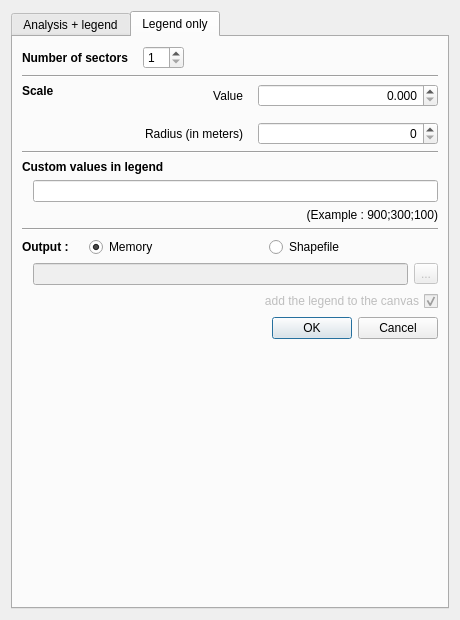
<?xml version="1.0" encoding="UTF-8"?>
<ui version="4.0">
 <class>ProportionalCircles</class>
 <widget class="QDialog" name="ProportionalCircles">
  <property name="geometry">
   <rect>
    <x>0</x>
    <y>0</y>
    <width>460</width>
    <height>620</height>
   </rect>
  </property>
  <property name="sizePolicy">
   <sizepolicy hsizetype="Minimum" vsizetype="Minimum">
    <horstretch>0</horstretch>
    <verstretch>0</verstretch>
   </sizepolicy>
  </property>
  <property name="minimumSize">
   <size>
    <width>460</width>
    <height>620</height>
   </size>
  </property>
  <property name="maximumSize">
   <size>
    <width>2000</width>
    <height>2000</height>
   </size>
  </property>
  <property name="windowTitle">
   <string>Proportional circles</string>
  </property>
  <layout class="QVBoxLayout" name="verticalLayout_10">
   <item>
    <widget class="QTabWidget" name="tabWidget">
     <property name="layoutDirection">
      <enum>Qt::LeftToRight</enum>
     </property>
     <property name="autoFillBackground">
      <bool>false</bool>
     </property>
     <property name="tabShape">
      <enum>QTabWidget::Rounded</enum>
     </property>
     <property name="currentIndex">
      <number>1</number>
     </property>
     <widget class="QWidget" name="tab">
      <property name="enabled">
       <bool>true</bool>
      </property>
      <attribute name="title">
       <string>Analysis + legend</string>
      </attribute>
      <layout class="QVBoxLayout" name="verticalLayout_8">
       <item>
        <layout class="QHBoxLayout" name="horizontalLayout">
         <property name="spacing">
          <number>40</number>
         </property>
         <property name="rightMargin">
          <number>0</number>
         </property>
         <item>
          <widget class="QLabel" name="label">
           <property name="sizePolicy">
            <sizepolicy hsizetype="Minimum" vsizetype="Preferred">
             <horstretch>0</horstretch>
             <verstretch>0</verstretch>
            </sizepolicy>
           </property>
           <property name="font">
            <font>
             <weight>75</weight>
             <bold>true</bold>
            </font>
           </property>
           <property name="text">
            <string>Layer</string>
           </property>
          </widget>
         </item>
         <item>
          <widget class="QComboBox" name="inputLayer">
           <property name="sizePolicy">
            <sizepolicy hsizetype="Expanding" vsizetype="Fixed">
             <horstretch>0</horstretch>
             <verstretch>0</verstretch>
            </sizepolicy>
           </property>
           <property name="toolTip">
            <string/>
           </property>
           <property name="whatsThis">
            <string/>
           </property>
          </widget>
         </item>
        </layout>
       </item>
       <item>
        <layout class="QHBoxLayout" name="horizontalLayout_13">
         <property name="spacing">
          <number>7</number>
         </property>
         <property name="leftMargin">
          <number>11</number>
         </property>
         <property name="rightMargin">
          <number>0</number>
         </property>
         <item>
          <layout class="QVBoxLayout" name="availAttributesLayout">
           <item>
            <widget class="QLabel" name="label_12">
             <property name="text">
              <string>Available attributes</string>
             </property>
            </widget>
           </item>
           <item>
            <widget class="QListWidget" name="availableAttributes"/>
           </item>
          </layout>
         </item>
         <item>
          <layout class="QVBoxLayout" name="attributeButtonLayout">
           <property name="spacing">
            <number>5</number>
           </property>
           <property name="leftMargin">
            <number>0</number>
           </property>
           <property name="topMargin">
            <number>25</number>
           </property>
           <item>
            <spacer name="verticalSpacer">
             <property name="orientation">
              <enum>Qt::Vertical</enum>
             </property>
             <property name="sizeType">
              <enum>QSizePolicy::Expanding</enum>
             </property>
             <property name="sizeHint" stdset="0">
              <size>
               <width>15</width>
               <height>0</height>
              </size>
             </property>
            </spacer>
           </item>
           <item>
            <widget class="QPushButton" name="btnAdd">
             <property name="sizePolicy">
              <sizepolicy hsizetype="Fixed" vsizetype="Fixed">
               <horstretch>0</horstretch>
               <verstretch>0</verstretch>
              </sizepolicy>
             </property>
             <property name="text">
              <string/>
             </property>
             <property name="icon">
              <iconset>
               <normaloff>:/images/themes/default/symbologyAdd.png</normaloff>:/images/themes/default/symbologyAdd.png</iconset>
             </property>
            </widget>
           </item>
           <item>
            <widget class="QPushButton" name="btnRemove">
             <property name="sizePolicy">
              <sizepolicy hsizetype="Fixed" vsizetype="Fixed">
               <horstretch>0</horstretch>
               <verstretch>0</verstretch>
              </sizepolicy>
             </property>
             <property name="text">
              <string/>
             </property>
             <property name="icon">
              <iconset>
               <normaloff>:/images/themes/default/symbologyRemove.png</normaloff>:/images/themes/default/symbologyRemove.png</iconset>
             </property>
            </widget>
           </item>
           <item>
            <spacer name="verticalSpacer_5">
             <property name="orientation">
              <enum>Qt::Vertical</enum>
             </property>
             <property name="sizeType">
              <enum>QSizePolicy::Expanding</enum>
             </property>
             <property name="sizeHint" stdset="0">
              <size>
               <width>15</width>
               <height>0</height>
              </size>
             </property>
            </spacer>
           </item>
          </layout>
         </item>
         <item>
          <layout class="QVBoxLayout" name="assignedAttributesLayout">
           <item>
            <widget class="QLabel" name="Assigened">
             <property name="text">
              <string>Selected attributes</string>
             </property>
            </widget>
           </item>
           <item>
            <widget class="QListWidget" name="selectedAttributes"/>
           </item>
          </layout>
         </item>
        </layout>
       </item>
       <item>
        <widget class="QCheckBox" name="selectedFeatures">
         <property name="toolTip">
          <string>Extend the analysis to the hole layer if selected features</string>
         </property>
         <property name="layoutDirection">
          <enum>Qt::RightToLeft</enum>
         </property>
         <property name="text">
          <string>Extended analysis</string>
         </property>
        </widget>
       </item>
       <item>
        <widget class="QFrame" name="frame_3">
         <property name="frameShape">
          <enum>QFrame::NoFrame</enum>
         </property>
         <property name="frameShadow">
          <enum>QFrame::Plain</enum>
         </property>
         <layout class="QVBoxLayout" name="verticalLayout_6">
          <property name="topMargin">
           <number>0</number>
          </property>
          <property name="rightMargin">
           <number>0</number>
          </property>
          <property name="bottomMargin">
           <number>0</number>
          </property>
         </layout>
        </widget>
       </item>
       <item>
        <widget class="Line" name="line_2">
         <property name="orientation">
          <enum>Qt::Horizontal</enum>
         </property>
        </widget>
       </item>
       <item>
        <widget class="QFrame" name="frame">
         <property name="frameShape">
          <enum>QFrame::NoFrame</enum>
         </property>
         <property name="frameShadow">
          <enum>QFrame::Raised</enum>
         </property>
         <layout class="QVBoxLayout" name="verticalLayout_2">
          <property name="topMargin">
           <number>0</number>
          </property>
          <property name="rightMargin">
           <number>0</number>
          </property>
          <property name="bottomMargin">
           <number>0</number>
          </property>
          <item>
           <widget class="QRadioButton" name="autoScale">
            <property name="font">
             <font>
              <weight>75</weight>
              <bold>true</bold>
             </font>
            </property>
            <property name="toolTip">
             <string>Proportional to the area of a reference polygon-layer</string>
            </property>
            <property name="text">
             <string>Automatic scale</string>
            </property>
            <property name="checked">
             <bool>true</bool>
            </property>
           </widget>
          </item>
          <item>
           <layout class="QHBoxLayout" name="horizontalLayout_6">
            <property name="spacing">
             <number>15</number>
            </property>
            <property name="leftMargin">
             <number>20</number>
            </property>
            <item>
             <widget class="QLabel" name="label_11">
              <property name="sizePolicy">
               <sizepolicy hsizetype="Minimum" vsizetype="Preferred">
                <horstretch>0</horstretch>
                <verstretch>0</verstretch>
               </sizepolicy>
              </property>
              <property name="text">
               <string>Reference layer</string>
              </property>
              <property name="alignment">
               <set>Qt::AlignRight|Qt::AlignTrailing|Qt::AlignVCenter</set>
              </property>
             </widget>
            </item>
            <item>
             <widget class="QComboBox" name="analysisLayer">
              <property name="sizePolicy">
               <sizepolicy hsizetype="Expanding" vsizetype="Fixed">
                <horstretch>0</horstretch>
                <verstretch>0</verstretch>
               </sizepolicy>
              </property>
             </widget>
            </item>
           </layout>
          </item>
          <item>
           <widget class="QRadioButton" name="customScale">
            <property name="font">
             <font>
              <weight>75</weight>
              <bold>true</bold>
             </font>
            </property>
            <property name="text">
             <string>Custom scale</string>
            </property>
           </widget>
          </item>
          <item>
           <layout class="QHBoxLayout" name="horizontalLayout_11">
            <property name="spacing">
             <number>15</number>
            </property>
            <property name="leftMargin">
             <number>20</number>
            </property>
            <item>
             <widget class="QLabel" name="label_5">
              <property name="enabled">
               <bool>false</bool>
              </property>
              <property name="sizePolicy">
               <sizepolicy hsizetype="Maximum" vsizetype="Preferred">
                <horstretch>0</horstretch>
                <verstretch>0</verstretch>
               </sizepolicy>
              </property>
              <property name="text">
               <string>Value</string>
              </property>
              <property name="alignment">
               <set>Qt::AlignRight|Qt::AlignTrailing|Qt::AlignVCenter</set>
              </property>
             </widget>
            </item>
            <item>
             <widget class="QDoubleSpinBox" name="maxCustomValue">
              <property name="enabled">
               <bool>false</bool>
              </property>
              <property name="alignment">
               <set>Qt::AlignRight|Qt::AlignTrailing|Qt::AlignVCenter</set>
              </property>
              <property name="decimals">
               <number>3</number>
              </property>
              <property name="maximum">
               <double>999999999.000000000000000</double>
              </property>
             </widget>
            </item>
            <item>
             <widget class="QLabel" name="label_4">
              <property name="enabled">
               <bool>false</bool>
              </property>
              <property name="sizePolicy">
               <sizepolicy hsizetype="Maximum" vsizetype="Preferred">
                <horstretch>0</horstretch>
                <verstretch>0</verstretch>
               </sizepolicy>
              </property>
              <property name="text">
               <string>Radius (in meters)</string>
              </property>
              <property name="alignment">
               <set>Qt::AlignRight|Qt::AlignTrailing|Qt::AlignVCenter</set>
              </property>
             </widget>
            </item>
            <item>
             <widget class="QDoubleSpinBox" name="maxCustomRadius">
              <property name="enabled">
               <bool>false</bool>
              </property>
              <property name="maximumSize">
               <size>
                <width>16777215</width>
                <height>16777215</height>
               </size>
              </property>
              <property name="alignment">
               <set>Qt::AlignRight|Qt::AlignTrailing|Qt::AlignVCenter</set>
              </property>
              <property name="prefix">
               <string/>
              </property>
              <property name="decimals">
               <number>0</number>
              </property>
              <property name="maximum">
               <double>999999999.000000000000000</double>
              </property>
             </widget>
            </item>
           </layout>
          </item>
         </layout>
         <zorder>autoScale</zorder>
         <zorder>autoScale</zorder>
         <zorder></zorder>
         <zorder></zorder>
         <zorder>customScale</zorder>
        </widget>
       </item>
       <item>
        <widget class="Line" name="line_4">
         <property name="orientation">
          <enum>Qt::Horizontal</enum>
         </property>
        </widget>
       </item>
       <item>
        <layout class="QHBoxLayout" name="horizontalLayout_7">
         <property name="rightMargin">
          <number>0</number>
         </property>
         <item>
          <widget class="QLabel" name="label_7">
           <property name="font">
            <font>
             <weight>75</weight>
             <bold>true</bold>
            </font>
           </property>
           <property name="text">
            <string>Custom values in legend</string>
           </property>
           <property name="alignment">
            <set>Qt::AlignLeading|Qt::AlignLeft|Qt::AlignVCenter</set>
           </property>
          </widget>
         </item>
         <item>
          <widget class="QLabel" name="label_9">
           <property name="layoutDirection">
            <enum>Qt::LeftToRight</enum>
           </property>
           <property name="text">
            <string>     (Example : 900;300;100)</string>
           </property>
           <property name="alignment">
            <set>Qt::AlignRight|Qt::AlignTrailing|Qt::AlignVCenter</set>
           </property>
          </widget>
         </item>
        </layout>
       </item>
       <item>
        <widget class="QFrame" name="frame_2">
         <property name="frameShape">
          <enum>QFrame::NoFrame</enum>
         </property>
         <property name="frameShadow">
          <enum>QFrame::Plain</enum>
         </property>
         <layout class="QHBoxLayout" name="horizontalLayout_5">
          <property name="topMargin">
           <number>0</number>
          </property>
          <property name="rightMargin">
           <number>0</number>
          </property>
          <property name="bottomMargin">
           <number>0</number>
          </property>
          <item>
           <widget class="QLineEdit" name="legendCustomValues">
            <property name="toolTip">
             <string>Automatic values if empty (max;max/3;max/9)</string>
            </property>
           </widget>
          </item>
         </layout>
        </widget>
       </item>
       <item>
        <widget class="Line" name="line">
         <property name="orientation">
          <enum>Qt::Horizontal</enum>
         </property>
        </widget>
       </item>
       <item>
        <widget class="QFrame" name="frame_4">
         <property name="sizePolicy">
          <sizepolicy hsizetype="Preferred" vsizetype="Minimum">
           <horstretch>0</horstretch>
           <verstretch>0</verstretch>
          </sizepolicy>
         </property>
         <property name="frameShape">
          <enum>QFrame::NoFrame</enum>
         </property>
         <property name="frameShadow">
          <enum>QFrame::Plain</enum>
         </property>
         <layout class="QHBoxLayout" name="horizontalLayout_14">
          <property name="spacing">
           <number>20</number>
          </property>
          <property name="leftMargin">
           <number>0</number>
          </property>
          <property name="topMargin">
           <number>0</number>
          </property>
          <property name="bottomMargin">
           <number>0</number>
          </property>
          <item>
           <widget class="QLabel" name="label_10">
            <property name="font">
             <font>
              <weight>75</weight>
              <bold>true</bold>
             </font>
            </property>
            <property name="text">
             <string>Output :</string>
            </property>
           </widget>
          </item>
          <item>
           <widget class="QRadioButton" name="memoryOutput">
            <property name="sizePolicy">
             <sizepolicy hsizetype="MinimumExpanding" vsizetype="Fixed">
              <horstretch>0</horstretch>
              <verstretch>0</verstretch>
             </sizepolicy>
            </property>
            <property name="text">
             <string>Memory</string>
            </property>
            <property name="checked">
             <bool>true</bool>
            </property>
           </widget>
          </item>
          <item>
           <widget class="QRadioButton" name="shapefileOutput">
            <property name="sizePolicy">
             <sizepolicy hsizetype="MinimumExpanding" vsizetype="Fixed">
              <horstretch>0</horstretch>
              <verstretch>0</verstretch>
             </sizepolicy>
            </property>
            <property name="text">
             <string>Shapefile</string>
            </property>
            <property name="checked">
             <bool>false</bool>
            </property>
           </widget>
          </item>
         </layout>
        </widget>
       </item>
       <item>
        <layout class="QHBoxLayout" name="horizontalLayout_8">
         <property name="leftMargin">
          <number>11</number>
         </property>
         <property name="rightMargin">
          <number>0</number>
         </property>
         <item>
          <layout class="QVBoxLayout" name="verticalLayout_5">
           <item>
            <widget class="QLabel" name="label_3">
             <property name="enabled">
              <bool>false</bool>
             </property>
             <property name="text">
              <string>Circles</string>
             </property>
            </widget>
           </item>
           <item>
            <widget class="QLabel" name="label_8">
             <property name="enabled">
              <bool>false</bool>
             </property>
             <property name="text">
              <string>Legend</string>
             </property>
            </widget>
           </item>
          </layout>
         </item>
         <item>
          <layout class="QHBoxLayout" name="horizontalLayout_9">
           <item>
            <layout class="QVBoxLayout" name="verticalLayout_4">
             <item>
              <layout class="QHBoxLayout" name="horizontalLayout_3">
               <item>
                <widget class="QLineEdit" name="circlesFileName">
                 <property name="enabled">
                  <bool>false</bool>
                 </property>
                 <property name="readOnly">
                  <bool>true</bool>
                 </property>
                </widget>
               </item>
               <item>
                <widget class="QToolButton" name="selectFileName">
                 <property name="enabled">
                  <bool>false</bool>
                 </property>
                 <property name="text">
                  <string>...</string>
                 </property>
                </widget>
               </item>
              </layout>
             </item>
             <item>
              <widget class="QLineEdit" name="legendFileName">
               <property name="enabled">
                <bool>false</bool>
               </property>
               <property name="readOnly">
                <bool>true</bool>
               </property>
              </widget>
             </item>
            </layout>
           </item>
          </layout>
         </item>
        </layout>
       </item>
       <item>
        <widget class="QCheckBox" name="addCanevas">
         <property name="enabled">
          <bool>false</bool>
         </property>
         <property name="layoutDirection">
          <enum>Qt::RightToLeft</enum>
         </property>
         <property name="text">
          <string>add the layers to the canvas</string>
         </property>
         <property name="checked">
          <bool>true</bool>
         </property>
        </widget>
       </item>
       <item>
        <widget class="QDialogButtonBox" name="buttonBox">
         <property name="standardButtons">
          <set>QDialogButtonBox::Cancel|QDialogButtonBox::Ok</set>
         </property>
        </widget>
       </item>
      </layout>
      <zorder>line_4</zorder>
      <zorder>line</zorder>
      <zorder>buttonBox</zorder>
      <zorder>frame</zorder>
      <zorder></zorder>
      <zorder></zorder>
      <zorder></zorder>
      <zorder></zorder>
      <zorder>frame_2</zorder>
      <zorder>line_2</zorder>
      <zorder>frame_3</zorder>
      <zorder></zorder>
      <zorder>frame_4</zorder>
      <zorder>addCanevas</zorder>
      <zorder>selectedFeatures</zorder>
     </widget>
     <widget class="QWidget" name="tab_2">
      <attribute name="title">
       <string>Legend only</string>
      </attribute>
      <layout class="QVBoxLayout" name="verticalLayout_7">
       <item>
        <layout class="QHBoxLayout" name="horizontalLayout_15">
         <property name="spacing">
          <number>15</number>
         </property>
         <item>
          <widget class="QLabel" name="label_16">
           <property name="sizePolicy">
            <sizepolicy hsizetype="Minimum" vsizetype="Minimum">
             <horstretch>0</horstretch>
             <verstretch>0</verstretch>
            </sizepolicy>
           </property>
           <property name="font">
            <font>
             <weight>75</weight>
             <bold>true</bold>
            </font>
           </property>
           <property name="text">
            <string>Number of sectors</string>
           </property>
          </widget>
         </item>
         <item>
          <widget class="QSpinBox" name="legendOnlyNbSector">
           <property name="sizePolicy">
            <sizepolicy hsizetype="Minimum" vsizetype="Fixed">
             <horstretch>0</horstretch>
             <verstretch>0</verstretch>
            </sizepolicy>
           </property>
           <property name="minimum">
            <number>1</number>
           </property>
          </widget>
         </item>
         <item>
          <spacer name="horizontalSpacer_2">
           <property name="orientation">
            <enum>Qt::Horizontal</enum>
           </property>
           <property name="sizeType">
            <enum>QSizePolicy::MinimumExpanding</enum>
           </property>
           <property name="sizeHint" stdset="0">
            <size>
             <width>20</width>
             <height>20</height>
            </size>
           </property>
          </spacer>
         </item>
        </layout>
       </item>
       <item>
        <widget class="Line" name="line_7">
         <property name="orientation">
          <enum>Qt::Horizontal</enum>
         </property>
        </widget>
       </item>
       <item>
        <layout class="QHBoxLayout" name="horizontalLayout_12">
         <property name="spacing">
          <number>15</number>
         </property>
         <property name="rightMargin">
          <number>0</number>
         </property>
         <item>
          <widget class="QLabel" name="label_2">
           <property name="font">
            <font>
             <weight>75</weight>
             <bold>true</bold>
            </font>
           </property>
           <property name="text">
            <string>Scale</string>
           </property>
           <property name="alignment">
            <set>Qt::AlignLeading|Qt::AlignLeft|Qt::AlignTop</set>
           </property>
          </widget>
         </item>
         <item>
          <layout class="QVBoxLayout" name="verticalLayout">
           <item>
            <layout class="QHBoxLayout" name="horizontalLayout_2">
             <property name="spacing">
              <number>15</number>
             </property>
             <item>
              <widget class="QLabel" name="label_6">
               <property name="enabled">
                <bool>true</bool>
               </property>
               <property name="sizePolicy">
                <sizepolicy hsizetype="MinimumExpanding" vsizetype="Preferred">
                 <horstretch>0</horstretch>
                 <verstretch>0</verstretch>
                </sizepolicy>
               </property>
               <property name="text">
                <string>Value</string>
               </property>
               <property name="alignment">
                <set>Qt::AlignRight|Qt::AlignTrailing|Qt::AlignVCenter</set>
               </property>
              </widget>
             </item>
             <item>
              <widget class="QDoubleSpinBox" name="legendOnlyMaxCustomValue">
               <property name="enabled">
                <bool>true</bool>
               </property>
               <property name="sizePolicy">
                <sizepolicy hsizetype="Fixed" vsizetype="Preferred">
                 <horstretch>180</horstretch>
                 <verstretch>0</verstretch>
                </sizepolicy>
               </property>
               <property name="minimumSize">
                <size>
                 <width>180</width>
                 <height>0</height>
                </size>
               </property>
               <property name="maximumSize">
                <size>
                 <width>180</width>
                 <height>16777215</height>
                </size>
               </property>
               <property name="alignment">
                <set>Qt::AlignRight|Qt::AlignTrailing|Qt::AlignVCenter</set>
               </property>
               <property name="decimals">
                <number>3</number>
               </property>
               <property name="maximum">
                <double>999999999.000000000000000</double>
               </property>
              </widget>
             </item>
            </layout>
           </item>
           <item>
            <layout class="QHBoxLayout" name="horizontalLayout_10">
             <property name="spacing">
              <number>15</number>
             </property>
             <item>
              <widget class="QLabel" name="label_13">
               <property name="enabled">
                <bool>true</bool>
               </property>
               <property name="sizePolicy">
                <sizepolicy hsizetype="MinimumExpanding" vsizetype="Preferred">
                 <horstretch>0</horstretch>
                 <verstretch>0</verstretch>
                </sizepolicy>
               </property>
               <property name="text">
                <string>Radius (in meters)</string>
               </property>
               <property name="alignment">
                <set>Qt::AlignRight|Qt::AlignTrailing|Qt::AlignVCenter</set>
               </property>
              </widget>
             </item>
             <item>
              <widget class="QDoubleSpinBox" name="legendOnlyMaxCustomRadius">
               <property name="enabled">
                <bool>true</bool>
               </property>
               <property name="sizePolicy">
                <sizepolicy hsizetype="Fixed" vsizetype="Preferred">
                 <horstretch>180</horstretch>
                 <verstretch>0</verstretch>
                </sizepolicy>
               </property>
               <property name="minimumSize">
                <size>
                 <width>180</width>
                 <height>0</height>
                </size>
               </property>
               <property name="maximumSize">
                <size>
                 <width>180</width>
                 <height>16777215</height>
                </size>
               </property>
               <property name="layoutDirection">
                <enum>Qt::LeftToRight</enum>
               </property>
               <property name="alignment">
                <set>Qt::AlignRight|Qt::AlignTrailing|Qt::AlignVCenter</set>
               </property>
               <property name="prefix">
                <string/>
               </property>
               <property name="decimals">
                <number>0</number>
               </property>
               <property name="maximum">
                <double>999999999.000000000000000</double>
               </property>
              </widget>
             </item>
            </layout>
           </item>
          </layout>
         </item>
        </layout>
       </item>
       <item>
        <widget class="Line" name="line_5">
         <property name="lineWidth">
          <number>1</number>
         </property>
         <property name="orientation">
          <enum>Qt::Horizontal</enum>
         </property>
        </widget>
       </item>
       <item>
        <widget class="QLabel" name="label_14">
         <property name="font">
          <font>
           <weight>75</weight>
           <bold>true</bold>
          </font>
         </property>
         <property name="text">
          <string>Custom values in legend</string>
         </property>
         <property name="alignment">
          <set>Qt::AlignLeading|Qt::AlignLeft|Qt::AlignVCenter</set>
         </property>
        </widget>
       </item>
       <item>
        <layout class="QVBoxLayout" name="verticalLayout_9">
         <property name="leftMargin">
          <number>11</number>
         </property>
         <property name="rightMargin">
          <number>0</number>
         </property>
         <item>
          <widget class="QLineEdit" name="legendOnlyCustomValues">
           <property name="toolTip">
            <string>Automatic values if empty (max;max/3;max/9)</string>
           </property>
          </widget>
         </item>
         <item>
          <widget class="QLabel" name="label_15">
           <property name="layoutDirection">
            <enum>Qt::LeftToRight</enum>
           </property>
           <property name="text">
            <string>     (Example : 900;300;100)</string>
           </property>
           <property name="alignment">
            <set>Qt::AlignRight|Qt::AlignTrailing|Qt::AlignVCenter</set>
           </property>
          </widget>
         </item>
        </layout>
       </item>
       <item>
        <widget class="Line" name="line_6">
         <property name="orientation">
          <enum>Qt::Horizontal</enum>
         </property>
        </widget>
       </item>
       <item>
        <widget class="QFrame" name="frame_5">
         <property name="frameShape">
          <enum>QFrame::NoFrame</enum>
         </property>
         <property name="frameShadow">
          <enum>QFrame::Plain</enum>
         </property>
         <layout class="QHBoxLayout" name="horizontalLayout_4">
          <property name="spacing">
           <number>20</number>
          </property>
          <property name="leftMargin">
           <number>0</number>
          </property>
          <property name="topMargin">
           <number>0</number>
          </property>
          <property name="bottomMargin">
           <number>0</number>
          </property>
          <item>
           <widget class="QLabel" name="label_17">
            <property name="font">
             <font>
              <weight>75</weight>
              <bold>true</bold>
             </font>
            </property>
            <property name="text">
             <string>Output :</string>
            </property>
           </widget>
          </item>
          <item>
           <widget class="QRadioButton" name="legendOnlyMemoryOutput">
            <property name="sizePolicy">
             <sizepolicy hsizetype="MinimumExpanding" vsizetype="Fixed">
              <horstretch>0</horstretch>
              <verstretch>0</verstretch>
             </sizepolicy>
            </property>
            <property name="text">
             <string>Memory</string>
            </property>
            <property name="checked">
             <bool>true</bool>
            </property>
           </widget>
          </item>
          <item>
           <widget class="QRadioButton" name="legendOnlyShapefileOutput">
            <property name="sizePolicy">
             <sizepolicy hsizetype="MinimumExpanding" vsizetype="Fixed">
              <horstretch>0</horstretch>
              <verstretch>0</verstretch>
             </sizepolicy>
            </property>
            <property name="text">
             <string>Shapefile</string>
            </property>
            <property name="checked">
             <bool>false</bool>
            </property>
           </widget>
          </item>
         </layout>
        </widget>
       </item>
       <item>
        <layout class="QHBoxLayout" name="horizontalLayout_17">
         <property name="leftMargin">
          <number>11</number>
         </property>
         <property name="rightMargin">
          <number>0</number>
         </property>
         <item>
          <widget class="QLineEdit" name="legendOnlyFileName">
           <property name="enabled">
            <bool>false</bool>
           </property>
           <property name="readOnly">
            <bool>true</bool>
           </property>
          </widget>
         </item>
         <item>
          <widget class="QToolButton" name="legendOnlySelectFileName">
           <property name="enabled">
            <bool>false</bool>
           </property>
           <property name="text">
            <string>...</string>
           </property>
          </widget>
         </item>
        </layout>
       </item>
       <item>
        <widget class="QCheckBox" name="legendOnlyAddCanevas">
         <property name="enabled">
          <bool>false</bool>
         </property>
         <property name="layoutDirection">
          <enum>Qt::RightToLeft</enum>
         </property>
         <property name="text">
          <string>add the legend to the canvas</string>
         </property>
         <property name="checked">
          <bool>true</bool>
         </property>
        </widget>
       </item>
       <item>
        <widget class="QDialogButtonBox" name="legendOnlyButtonBox">
         <property name="standardButtons">
          <set>QDialogButtonBox::Cancel|QDialogButtonBox::Ok</set>
         </property>
        </widget>
       </item>
       <item>
        <spacer name="verticalSpacer_2">
         <property name="orientation">
          <enum>Qt::Vertical</enum>
         </property>
         <property name="sizeHint" stdset="0">
          <size>
           <width>20</width>
           <height>40</height>
          </size>
         </property>
        </spacer>
       </item>
      </layout>
      <zorder>legendOnlyButtonBox</zorder>
      <zorder></zorder>
      <zorder>line_6</zorder>
      <zorder>legendOnlyCustomValues</zorder>
      <zorder>label_14</zorder>
      <zorder>verticalLayoutWidget_6</zorder>
      <zorder>line_5</zorder>
      <zorder></zorder>
      <zorder></zorder>
      <zorder>line_7</zorder>
      <zorder>verticalSpacer_2</zorder>
      <zorder>frame_5</zorder>
      <zorder>legendOnlyAddCanevas</zorder>
     </widget>
    </widget>
   </item>
  </layout>
 </widget>
 <tabstops>
  <tabstop>inputLayer</tabstop>
  <tabstop>availableAttributes</tabstop>
  <tabstop>btnAdd</tabstop>
  <tabstop>btnRemove</tabstop>
  <tabstop>selectedAttributes</tabstop>
  <tabstop>maxCustomValue</tabstop>
  <tabstop>maxCustomRadius</tabstop>
  <tabstop>circlesFileName</tabstop>
  <tabstop>selectFileName</tabstop>
  <tabstop>legendFileName</tabstop>
 </tabstops>
 <resources>
  <include location="../../../../../ProportionalCircles/resources.qrc"/>
 </resources>
 <connections/>
</ui>
